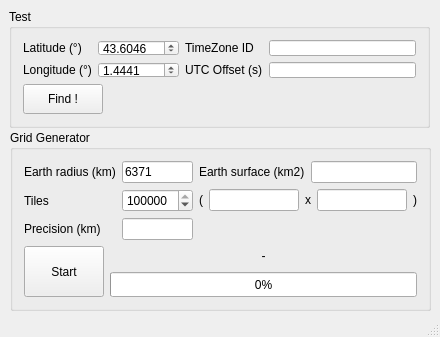
<?xml version="1.0" encoding="UTF-8"?>
<ui version="4.0">
 <class>MainWindow</class>
 <widget class="QMainWindow" name="MainWindow">
  <property name="enabled">
   <bool>true</bool>
  </property>
  <property name="geometry">
   <rect>
    <x>0</x>
    <y>0</y>
    <width>440</width>
    <height>337</height>
   </rect>
  </property>
  <property name="sizePolicy">
   <sizepolicy hsizetype="Fixed" vsizetype="Fixed">
    <horstretch>0</horstretch>
    <verstretch>0</verstretch>
   </sizepolicy>
  </property>
  <property name="windowTitle">
   <string>Local Time Grid Generator</string>
  </property>
  <property name="autoFillBackground">
   <bool>false</bool>
  </property>
  <widget class="QWidget" name="centralWidget">
   <property name="enabled">
    <bool>true</bool>
   </property>
   <property name="sizePolicy">
    <sizepolicy hsizetype="Expanding" vsizetype="Expanding">
     <horstretch>0</horstretch>
     <verstretch>0</verstretch>
    </sizepolicy>
   </property>
   <property name="autoFillBackground">
    <bool>false</bool>
   </property>
   <widget class="QGroupBox" name="groupBoxTest">
    <property name="geometry">
     <rect>
      <x>9</x>
      <y>9</y>
      <width>421</width>
      <height>119</height>
     </rect>
    </property>
    <property name="title">
     <string>Test</string>
    </property>
    <layout class="QGridLayout" name="gridLayout_8">
     <item row="0" column="0">
      <layout class="QGridLayout" name="gridLayout_7">
       <item row="0" column="0" colspan="2">
        <layout class="QGridLayout" name="gridLayout">
         <item row="0" column="0">
          <widget class="QLabel" name="labelLatitude">
           <property name="text">
            <string>Latitude (°)</string>
           </property>
          </widget>
         </item>
         <item row="0" column="1">
          <widget class="QDoubleSpinBox" name="doubleSpinBoxLatitude">
           <property name="decimals">
            <number>4</number>
           </property>
           <property name="minimum">
            <double>-90.000000000000000</double>
           </property>
           <property name="maximum">
            <double>90.000000000000000</double>
           </property>
           <property name="value">
            <double>43.604599999999998</double>
           </property>
          </widget>
         </item>
         <item row="0" column="2">
          <widget class="QLabel" name="labelTZID">
           <property name="text">
            <string>TimeZone ID</string>
           </property>
          </widget>
         </item>
         <item row="0" column="3">
          <widget class="QLineEdit" name="lineEditTZID">
           <property name="readOnly">
            <bool>true</bool>
           </property>
          </widget>
         </item>
         <item row="1" column="0">
          <widget class="QLabel" name="labelLongitude">
           <property name="text">
            <string>Longitude (°)</string>
           </property>
          </widget>
         </item>
         <item row="1" column="1">
          <widget class="QDoubleSpinBox" name="doubleSpinBoxLongitude">
           <property name="showGroupSeparator" stdset="0">
            <bool>false</bool>
           </property>
           <property name="decimals">
            <number>4</number>
           </property>
           <property name="minimum">
            <double>-180.000000000000000</double>
           </property>
           <property name="maximum">
            <double>180.000000000000000</double>
           </property>
           <property name="value">
            <double>1.444100000000000</double>
           </property>
          </widget>
         </item>
         <item row="1" column="2">
          <widget class="QLabel" name="labelUTCOffset">
           <property name="text">
            <string>UTC Offset (s)</string>
           </property>
          </widget>
         </item>
         <item row="1" column="3">
          <widget class="QLineEdit" name="lineEditUTCOffset">
           <property name="autoFillBackground">
            <bool>false</bool>
           </property>
           <property name="readOnly">
            <bool>true</bool>
           </property>
          </widget>
         </item>
        </layout>
       </item>
       <item row="1" column="0">
        <widget class="QPushButton" name="pushButtonFind">
         <property name="minimumSize">
          <size>
           <width>0</width>
           <height>30</height>
          </size>
         </property>
         <property name="text">
          <string>Find !</string>
         </property>
        </widget>
       </item>
       <item row="1" column="1">
        <spacer name="horizontalSpacer">
         <property name="orientation">
          <enum>Qt::Horizontal</enum>
         </property>
         <property name="sizeHint" stdset="0">
          <size>
           <width>40</width>
           <height>20</height>
          </size>
         </property>
        </spacer>
       </item>
      </layout>
     </item>
    </layout>
   </widget>
   <widget class="QGroupBox" name="groupBoxGrid">
    <property name="geometry">
     <rect>
      <x>10</x>
      <y>130</y>
      <width>421</width>
      <height>181</height>
     </rect>
    </property>
    <property name="title">
     <string>Grid Generator</string>
    </property>
    <layout class="QGridLayout" name="gridLayout_9">
     <item row="0" column="0" rowspan="2">
      <layout class="QGridLayout" name="gridLayout_5">
       <item row="0" column="0">
        <widget class="QLabel" name="labelEarthRadius">
         <property name="text">
          <string>Earth radius (km)</string>
         </property>
        </widget>
       </item>
       <item row="0" column="1">
        <widget class="QLineEdit" name="lineEditEarthRadius">
         <property name="text">
          <string>6371</string>
         </property>
        </widget>
       </item>
       <item row="1" column="0">
        <widget class="QLabel" name="labelTiles">
         <property name="text">
          <string>Tiles</string>
         </property>
        </widget>
       </item>
       <item row="1" column="1">
        <widget class="QSpinBox" name="spinBoxTiles">
         <property name="alignment">
          <set>Qt::AlignLeading|Qt::AlignLeft|Qt::AlignVCenter</set>
         </property>
         <property name="maximum">
          <number>1000000000</number>
         </property>
         <property name="value">
          <number>1000000</number>
         </property>
        </widget>
       </item>
       <item row="2" column="0">
        <widget class="QLabel" name="labelPrecision">
         <property name="text">
          <string>Precision (km)</string>
         </property>
        </widget>
       </item>
       <item row="2" column="1">
        <widget class="QLineEdit" name="lineEditPrecision">
         <property name="readOnly">
          <bool>true</bool>
         </property>
        </widget>
       </item>
      </layout>
     </item>
     <item row="0" column="1">
      <layout class="QGridLayout" name="gridLayout_6">
       <item row="0" column="0">
        <widget class="QLabel" name="labelEarthSurface">
         <property name="text">
          <string>Earth surface (km2)</string>
         </property>
        </widget>
       </item>
       <item row="0" column="1">
        <widget class="QLineEdit" name="lineEditEarthSurface">
         <property name="readOnly">
          <bool>true</bool>
         </property>
        </widget>
       </item>
       <item row="1" column="0" colspan="2">
        <layout class="QGridLayout" name="gridLayout_2">
         <item row="0" column="0">
          <widget class="QLabel" name="label1">
           <property name="text">
            <string>(</string>
           </property>
          </widget>
         </item>
         <item row="0" column="1">
          <widget class="QLineEdit" name="lineEditTilesX">
           <property name="readOnly">
            <bool>true</bool>
           </property>
          </widget>
         </item>
         <item row="0" column="2">
          <widget class="QLabel" name="label2">
           <property name="text">
            <string>x</string>
           </property>
          </widget>
         </item>
         <item row="0" column="3">
          <widget class="QLineEdit" name="lineEditTilesY">
           <property name="readOnly">
            <bool>true</bool>
           </property>
          </widget>
         </item>
         <item row="0" column="4">
          <widget class="QLabel" name="label3">
           <property name="text">
            <string>)</string>
           </property>
          </widget>
         </item>
        </layout>
       </item>
      </layout>
     </item>
     <item row="1" column="1">
      <spacer name="horizontalSpacer_2">
       <property name="orientation">
        <enum>Qt::Horizontal</enum>
       </property>
       <property name="sizeHint" stdset="0">
        <size>
         <width>217</width>
         <height>20</height>
        </size>
       </property>
      </spacer>
     </item>
     <item row="2" column="0" colspan="2">
      <layout class="QGridLayout" name="gridLayout_4">
       <item row="0" column="0">
        <widget class="QPushButton" name="pushButtonGenerate">
         <property name="sizePolicy">
          <sizepolicy hsizetype="Fixed" vsizetype="Expanding">
           <horstretch>0</horstretch>
           <verstretch>0</verstretch>
          </sizepolicy>
         </property>
         <property name="minimumSize">
          <size>
           <width>0</width>
           <height>0</height>
          </size>
         </property>
         <property name="text">
          <string>Start</string>
         </property>
        </widget>
       </item>
       <item row="0" column="1">
        <layout class="QGridLayout" name="gridLayout_3">
         <item row="0" column="0">
          <widget class="QLabel" name="labelProcessing">
           <property name="sizePolicy">
            <sizepolicy hsizetype="Expanding" vsizetype="Fixed">
             <horstretch>0</horstretch>
             <verstretch>0</verstretch>
            </sizepolicy>
           </property>
           <property name="minimumSize">
            <size>
             <width>0</width>
             <height>20</height>
            </size>
           </property>
           <property name="text">
            <string>-</string>
           </property>
           <property name="alignment">
            <set>Qt::AlignCenter</set>
           </property>
          </widget>
         </item>
         <item row="1" column="0">
          <widget class="QProgressBar" name="progressBar">
           <property name="sizePolicy">
            <sizepolicy hsizetype="Expanding" vsizetype="Expanding">
             <horstretch>0</horstretch>
             <verstretch>0</verstretch>
            </sizepolicy>
           </property>
           <property name="minimumSize">
            <size>
             <width>0</width>
             <height>0</height>
            </size>
           </property>
           <property name="value">
            <number>0</number>
           </property>
           <property name="alignment">
            <set>Qt::AlignCenter</set>
           </property>
           <property name="textVisible">
            <bool>true</bool>
           </property>
           <property name="invertedAppearance">
            <bool>false</bool>
           </property>
           <property name="textDirection">
            <enum>QProgressBar::TopToBottom</enum>
           </property>
          </widget>
         </item>
        </layout>
       </item>
      </layout>
     </item>
    </layout>
   </widget>
  </widget>
  <widget class="QStatusBar" name="statusBar"/>
 </widget>
 <layoutdefault spacing="6" margin="11"/>
 <resources/>
 <connections/>
</ui>
